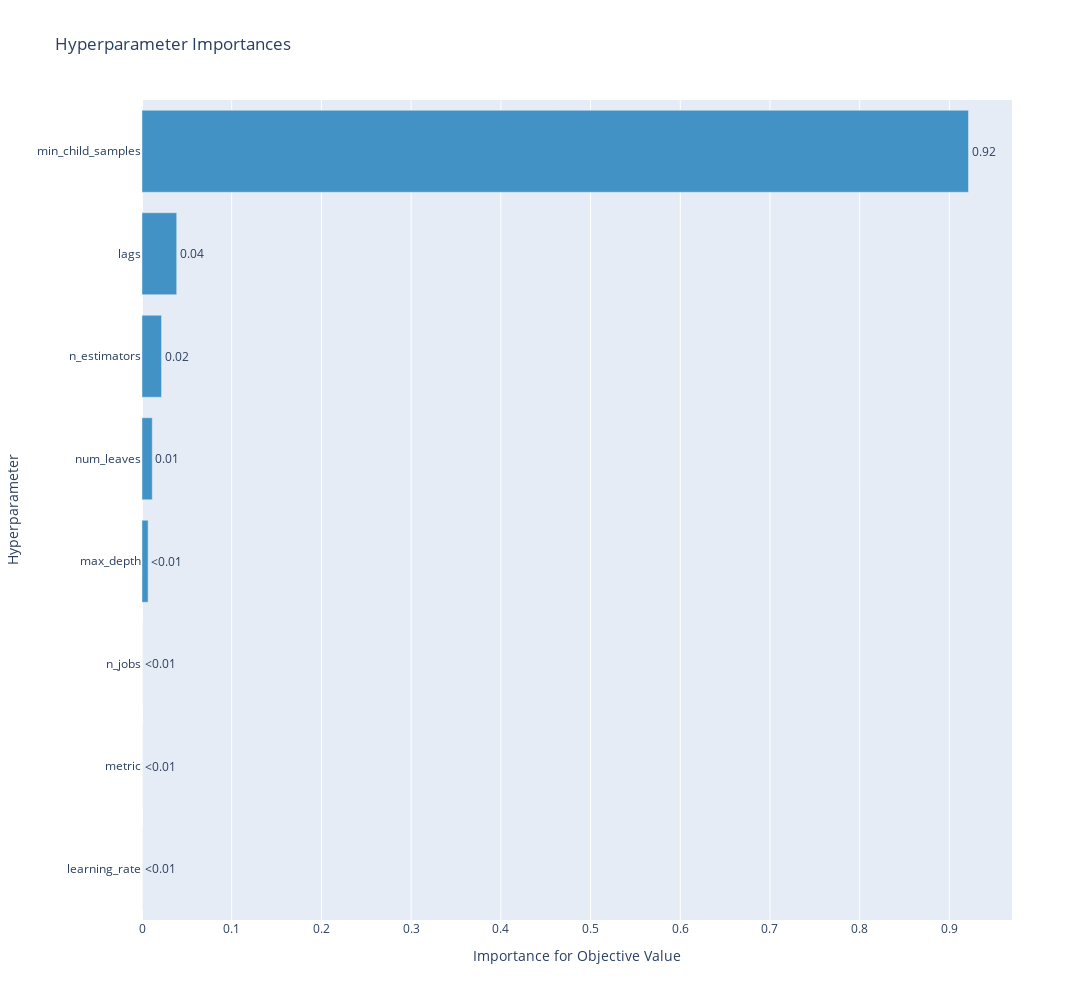

Notebook code for this chart:
### Code cell
fig = plot_param_importances(locations_studies[example_location])
fig.update_layout(width=1200,height=1000)
fig.show(config=plotly_config)

### Figure 1 — Plotly figure (JSON) as saved in the notebook; plotly's stock layout.template omitted (floating-point values rounded to 4 significant figures)
{"data": [{"cliponaxis": false, "hovertemplate": ["learning_rate (CategoricalDistribution): 0.0<extra></extra>", "metric (CategoricalDistribution): 0.0<extra></extra>", "n_jobs (CategoricalDistribution): 0.0<extra></extra>", "max_depth (IntDistribution): 0.006810337908553195<extra></extra>", "num_leaves (IntDistribution): 0.011453459998333377<extra></extra>", "n_estimators (IntDistribution): 0.021764803786958116<extra></extra>", "lags (IntDistribution): 0.03867495828510971<extra></extra>", "min_child_samples (IntDistribution): 0.9212964400210456<extra></extra>"], "marker": {"color": "rgb(66,146,198)"}, "orientation": "h", "text": ["<0.01", "<0.01", "<0.01", "<0.01", "0.01", "0.02", "0.04", "0.92"], "textposition": "outside", "type": "bar", "x": [0, 0, 0, 0.00681, 0.01145, 0.02176, 0.03867, 0.9213], "y": ["learning_rate", "metric", "n_jobs", "max_depth", "num_leaves", "n_estimators", "lags", "min_child_samples"]}], "layout": {"height": 1000, "showlegend": false, "title": {"text": "Hyperparameter Importances"}, "width": 1200, "xaxis": {"title": {"text": "Importance for Objective Value"}}, "yaxis": {"title": {"text": "Hyperparameter"}}}}
